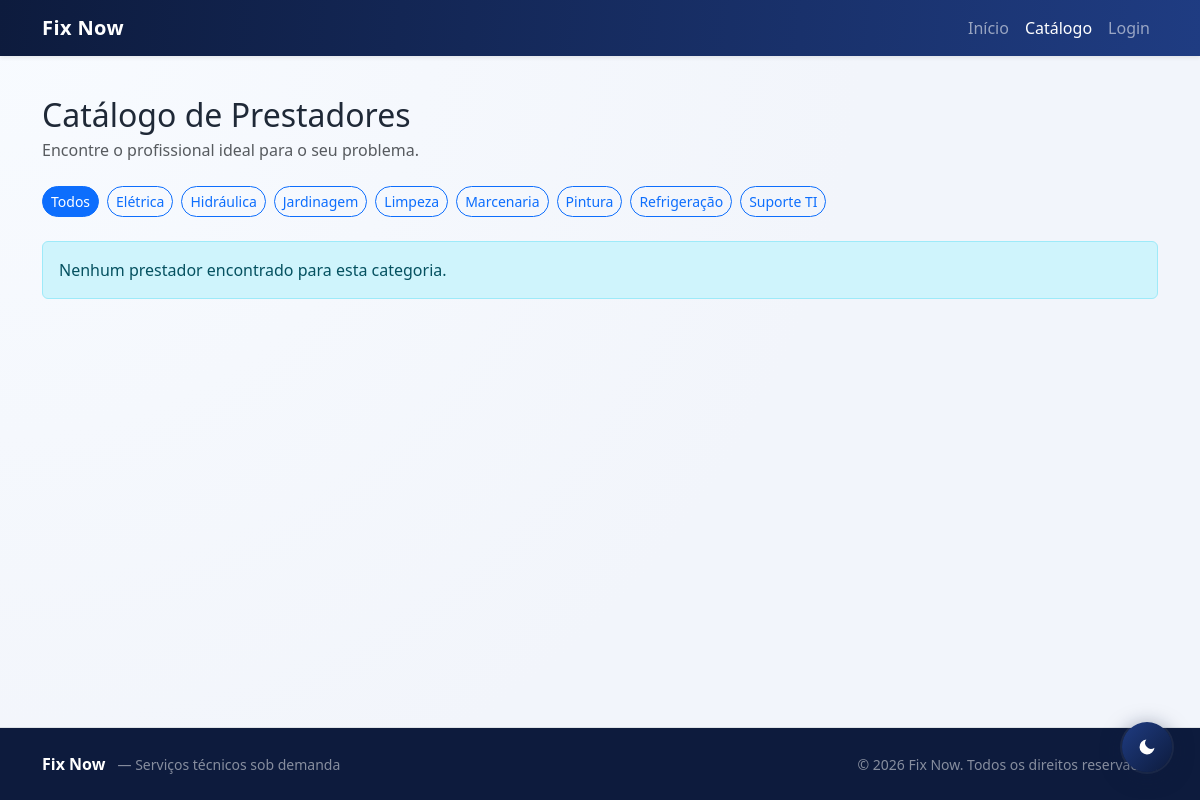
The app's page /view/catalogo.php with its own data.
### tables this page shows
CREATE TABLE IF NOT EXISTS categoria (
  id        INT AUTO_INCREMENT PRIMARY KEY,
  nome      VARCHAR(100) NOT NULL UNIQUE,
  descricao VARCHAR(255) NULL,
  ativo     TINYINT(1)   NOT NULL DEFAULT 1,
  criado_em TIMESTAMP DEFAULT CURRENT_TIMESTAMP,
  admin_id  INT NULL,
  CONSTRAINT fk_categoria_admin FOREIGN KEY (admin_id) REFERENCES admin(id) ON DELETE SET NULL
);

### model/dao/Conexao.php (called while the page is built)
<?php
class Conexao
{
    private static ?PDO $instancia = null;
    public static function getConexao(): PDO
    {
        if (self::$instancia === null) {
            $host   = 'localhost';
            $port   = 3306;
            $dbname = 'projeto_fixnow';
            $user   = 'root';
            $pass   = '';
            self::$instancia = new PDO(
                "mysql:host={$host};port={$port};dbname={$dbname};charset=utf8mb4",
                $user,
                $pass,
                [
                    PDO::ATTR_ERRMODE            => PDO::ERRMODE_EXCEPTION,
                    PDO::ATTR_DEFAULT_FETCH_MODE => PDO::FETCH_ASSOC,
                    PDO::ATTR_EMULATE_PREPARES   => false,
                ]
            );
        }
        return self::$instancia;
    }
}

### controller/CatalogoControl.php (called while the page is built, shortened)
<?php
require_once __DIR__ . '/../model/dao/CategoriaDAO.php';
require_once __DIR__ . '/../model/dao/Conexao.php';
class CatalogoControl
{
    private CategoriaDAO $categoriaDAO;
    public function __construct()
    {
        $this->categoriaDAO = new CategoriaDAO();
    }
    public function processar(): void
    {
        $this->filtroCategoria = trim($_GET['categoria'] ?? '');
        $this->categorias      = $this->categoriaDAO->listarAtivas();
    }
    private function carregarPrestadores(): void
    {
        $agrupado = [];
        $this->prestadores = array_values($agrupado);
    }
}

### model/dao/CategoriaDAO.php (called while the page is built, shortened)
<?php
require_once __DIR__ . '/Conexao.php';
class CategoriaDAO
{
    private PDO $pdo;
    public function __construct()
    {
        $this->pdo = Conexao::getConexao();
    }
    public function listarAtivas(): array
    {
        return $this->pdo->query("SELECT * FROM categoria WHERE ativo=1 ORDER BY nome ASC")->fetchAll();
    }
}

### view/catalogo.php (the view, shortened to what this page needs)
<?php
require_once __DIR__ . '/../controller/CatalogoControl.php';
$ctrl = new CatalogoControl();
$ctrl->processar();
$prestadores     = $ctrl->prestadores;
$categorias      = $ctrl->categorias;
$filtroCategoria = $ctrl->filtroCategoria;
?>
<!DOCTYPE html>
<html lang="pt-BR">
<head>
  <link href="https://cdn.jsdelivr.net/npm/bootstrap@5.3.3/dist/css/bootstrap.min.css" rel="stylesheet">
  <link href="../assets/css/style.css" rel="stylesheet">
</head>
<body>
<nav class="navbar navbar-expand-lg navbar-dark bg-primary fixed-top shadow-sm">
  <div class="container">
    <a class="navbar-brand fw-bold" href="../index.php">Fix Now</a>
    <div class="collapse navbar-collapse" id="menu">
      <ul class="navbar-nav ms-auto">
        <li class="nav-item"><a class="nav-link" href="../index.php">Início</a></li>
        <li class="nav-item"><a class="nav-link active" href="catalogo.php">Catálogo</a></li>
        <?php if (isset($_SESSION['cliente_id'])): ?>
          <li class="nav-item"><a class="nav-link" href="dashboardCliente.php">Dashboard</a></li>
        <?php else: ?>
          <li class="nav-item"><a class="nav-link" href="login.php">Login</a></li>
        <?php endif; ?>
      </ul>
    </div>
  </div>
</nav>
<main class="container py-5 mt-5">
  <h2 class="mb-1">Catálogo de Prestadores</h2>
  <p class="text-muted mb-4">Encontre o profissional ideal para o seu problema.</p>
  <div class="mb-4 d-flex flex-wrap gap-2">
    <a href="catalogo.php" class="btn btn-sm <?php echo !$filtroCategoria ? 'btn-primary' : 'btn-outline-primary'; ?>">Todos</a>
    <?php foreach ($categorias as $cat): ?>
      <a href="catalogo.php?categoria=<?php echo urlencode($cat['nome']); ?>"
         class="btn btn-sm <?php echo $filtroCategoria === $cat['nome'] ? 'btn-primary' : 'btn-outline-primary'; ?>">
        <?php echo htmlspecialchars($cat['nome']); ?>
      </a>
    <?php endforeach; ?>
  </div>
  <?php if (!$prestadores): ?>
    <div class="alert alert-info">Nenhum prestador encontrado para esta categoria.</div>
  <?php endif; ?>
</main>
<?php require_once __DIR__ . '/../includes/footer.php'; ?>
</body>
</html>

### assets/css/style.css (style rules this page uses)
:root { --fix-blue: #0d1b3d; --fix-blue-soft: #1f3c82; --fix-orange: #ff7a00; --fix-orange-soft: #ff9f43; --fix-bg: #f2f5fb; --fix-card: #ffffff; --fix-text: #1f2937; --fix-muted: #677489; --fix-shadow: 0 14px 32px rgba(15, 37, 84, 0.1); --fix-radius: 1rem; }
html, body { height: 100%; }
body { min-height: 100vh; display: flex; flex-direction: column; background: radial-gradient(circle at top left, #f8fbff, var(--fix-bg) 60%); color: var(--fix-text); }
main { flex: 1 0 auto; }
.bg-primary, .table-primary { background-color: var(--fix-blue) !important; }
.btn, .form-control, .form-select, .card { border-radius: var(--fix-radius); transition: all 0.22s ease; }
.navbar { background: linear-gradient(95deg, var(--fix-blue), var(--fix-blue-soft)) !important; }
.navbar-brand { letter-spacing: 0.4px; }
.navbar .container { gap: 0.6rem; }

### records on screen
categoria: nome "Elétrica"
categoria: nome "Hidráulica"
categoria: nome "Jardinagem"
categoria: nome "Limpeza"
categoria: nome "Marcenaria"
categoria: nome "Pintura"
categoria: nome "Refrigeração"
categoria: nome "Suporte TI"
